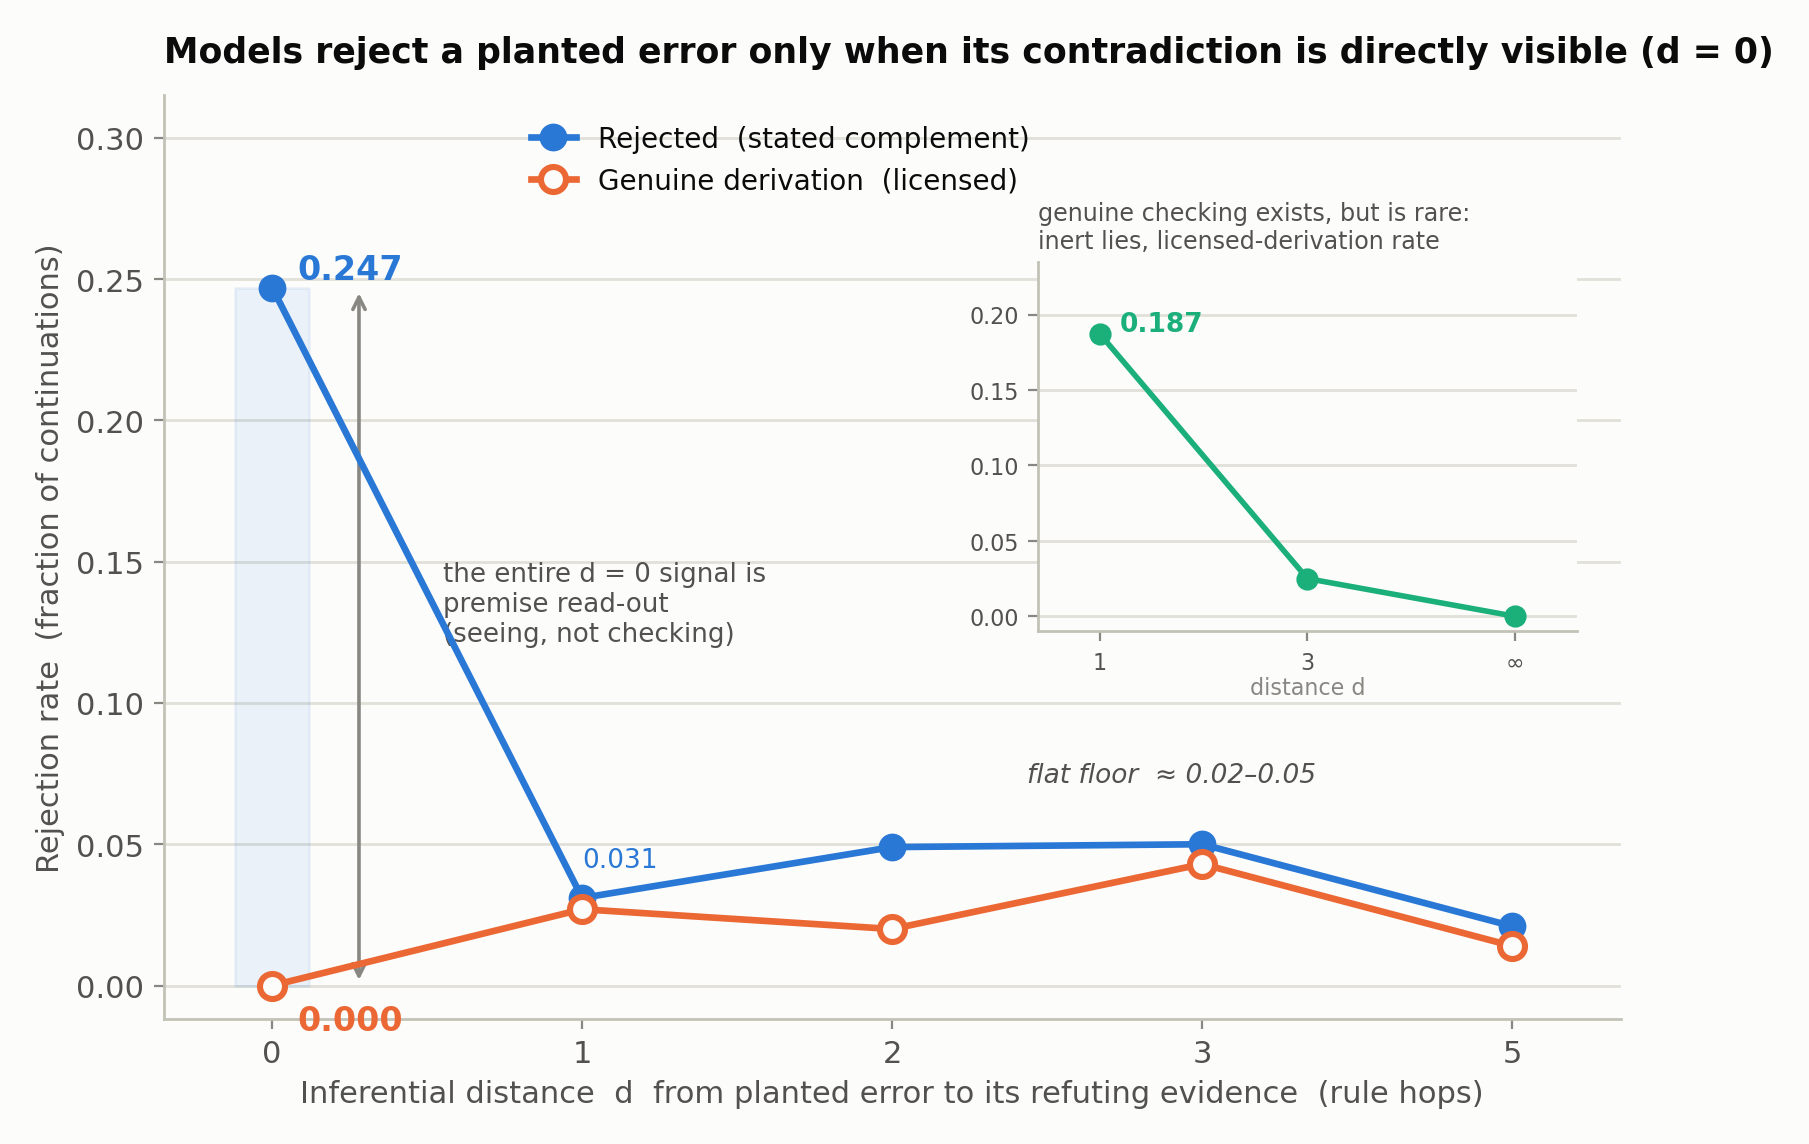

Write Python code to recreate this figure.
"""FIG B — The visibility cliff.

Claim proven (C2, refined by E5): rejection of a planted error is a d=0 VISIBILITY
event, not distance-graded proof search.  The raw rejection rate (stated complement)
peaks at d=0 and collapses to a flat floor for d>=1.  The licensed-only overlay —
rejections backed by a genuine written closure-valid derivation — is ZERO at d=0 and
low-and-flat across d>=1: the big d=0 signal is 100% premise read-out ("seeing"),
not derivation ("checking").  Inset: the one real distance-checking spike (inert
lies checked when refutation is 1 cheap hop away) is genuine but rare and decays.

Sources (all Qwen2.5-7B):
  main aff_false_attr:
    raw stated-complement by d  -> results/EXPD_MATCHED_GRADIENT/EXPD_FULL_REPORT.md
       d0 .247, d1 .031, d2 .049, d3 .050, d5 .021
    licensed-only by d          -> exec_reports/e5_licensed_split_REPORT.md (v2, AUTHORITATIVE)
       d0 .000, d1 .027, d2 .020, d3 .043, d5 .014  (d0 = 111/111 premise-readout, 0 licensed)
  inset cat_false_inert licensed rate -> e5_licensed_split_REPORT.md v2
       d1 .187, d3 .025, dinf .000  (inert-d1 rejection is 96.6% licensed genuine 1-hop checking)
"""
import os
import matplotlib.pyplot as plt
import figstyle as S

S.apply_rc()

d_pos = [0, 1, 2, 3, 4]            # even spacing; label the last as d=5
d_lab = ["0", "1", "2", "3", "5"]
raw = [0.247, 0.031, 0.049, 0.050, 0.021]
lic = [0.000, 0.027, 0.020, 0.043, 0.014]

fig, ax = plt.subplots(figsize=(9.4, 6.0))
S.despine(ax)
S.hgrid(ax)

# shade the d=0 "read-out, not checking" gap
ax.fill_between([d_pos[0]-0.12, d_pos[0]+0.12], [0, 0], [raw[0], raw[0]],
                color=S.BLUE, alpha=0.08, zorder=1)

ax.plot(d_pos, raw, "-o", color=S.BLUE, lw=2.4, ms=9, zorder=4,
        label="Rejected  (stated complement)")
ax.plot(d_pos, lic, "-o", color=S.ORANGE, lw=2.4, ms=9, zorder=5,
        markerfacecolor=S.SURFACE, markeredgewidth=2.2, markeredgecolor=S.ORANGE,
        label="Genuine derivation  (licensed)")

# direct labels
ax.annotate("0.247", (d_pos[0], raw[0]), textcoords="offset points", xytext=(9, 3),
            fontsize=12, color=S.BLUE, fontweight="bold")
ax.annotate("0.000", (d_pos[0], lic[0]), textcoords="offset points", xytext=(9, -16),
            fontsize=12, color=S.ORANGE, fontweight="bold")
ax.annotate("0.031", (d_pos[1], raw[1]), textcoords="offset points", xytext=(0, 11),
            fontsize=9.5, color=S.BLUE)
ax.text(2.9, 0.072, "flat floor  ≈ 0.02–0.05", fontsize=9.5, color=S.INK2,
        ha="center", fontstyle="italic")

# the "seeing, not checking" bracket at d=0
ax.annotate("", xy=(0.28, 0.247), xytext=(0.28, 0.0),
            arrowprops=dict(arrowstyle="<->", color=S.MUTED, lw=1.3))
ax.text(0.55, 0.135,
        "the entire d = 0 signal is\npremise read-out\n(seeing, not checking)",
        fontsize=9.4, color=S.INK2, va="center")

ax.set_xticks(d_pos)
ax.set_xticklabels(d_lab)
ax.set_xlabel("Inferential distance  d  from planted error to its refuting evidence  (rule hops)")
ax.set_ylabel("Rejection rate  (fraction of continuations)")
ax.set_ylim(-0.012, 0.315)
ax.set_xlim(-0.35, 4.35)
ax.legend(loc="upper left", fontsize=10, handlelength=1.6,
          bbox_to_anchor=(0.235, 0.995))

ax.set_title("Models reject a planted error only when its contradiction is directly visible (d = 0)",
             fontsize=12.5, fontweight="bold", color=S.INK, loc="left", pad=12)

# ---- inset: the one genuine distance-check (inert lies, 1 cheap hop) --------
axin = ax.inset_axes([0.60, 0.42, 0.37, 0.40])
S.despine(axin)
S.hgrid(axin)
ipos = [0, 1, 2]
ilab = ["1", "3", "∞"]
inert_lic = [0.187, 0.025, 0.000]
axin.plot(ipos, inert_lic, "-o", color=S.AQUA, lw=2.0, ms=7, zorder=4)
axin.annotate("0.187", (0, 0.187), textcoords="offset points", xytext=(7, 1),
              fontsize=9.5, color=S.AQUA, fontweight="bold")
axin.set_xticks(ipos); axin.set_xticklabels(ilab)
axin.set_xlim(-0.3, 2.3); axin.set_ylim(-0.01, 0.235)
axin.tick_params(labelsize=8)
axin.set_title("genuine checking exists, but is rare:\ninert lies, licensed-derivation rate",
               fontsize=8.6, color=S.INK2, loc="left", pad=5)
axin.set_xlabel("distance d", fontsize=8, color=S.MUTED, labelpad=1)

out = os.path.join(os.path.dirname(__file__) or ".", "fig_b_visibility_cliff.png")
S.save(fig, out)
